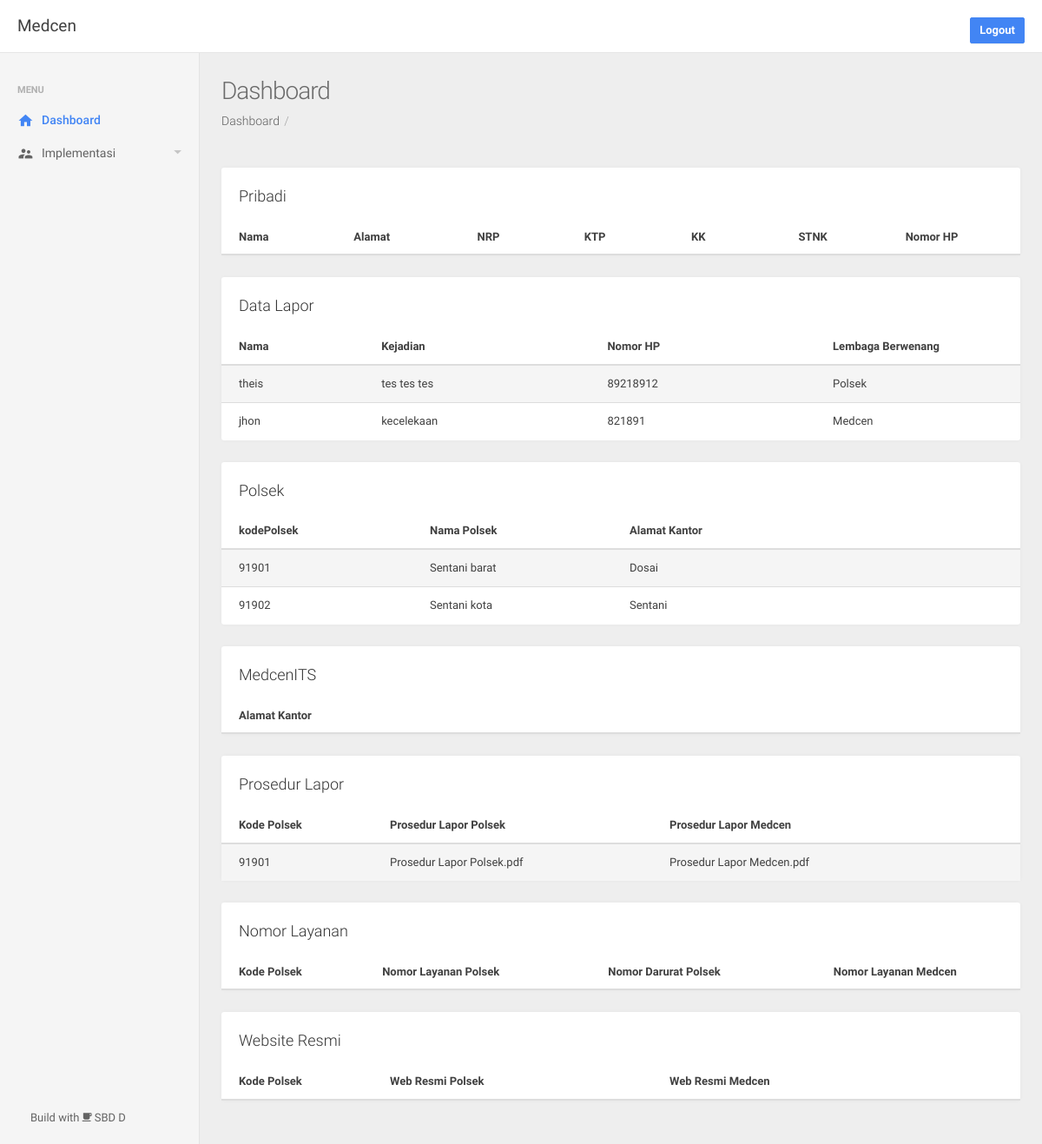
The page /dashboard (signed in) on the database its author committed.
### app/models.py (models this page shows)
class User(db.Model, UserMixin):
    id = db.Column(db.Integer, primary_key=True)
    username = db.Column(db.String(30), nullable=False)
    password = db.Column(db.Text, nullable=False)

class DataLapor(db.Model):
    id = db.Column(db.Integer, primary_key=True, unique=True)
    nama = db.Column(db.String(100))
    kejadian = db.Column(db.Text)
    nomorHP = db.Column(db.Integer)
    lembagaBerwenang = db.Column(db.String(50))

class Polsek(db.Model):
    kodePolsek = db.Column(db.Integer, primary_key=True)
    namaPolsek = db.Column(db.String(100))
    alamatKantor = db.Column(db.String(100))

class ProsedurLaporPolsek(db.Model):
    kodePolsek = db.Column(db.Integer, primary_key=True)
    ProsedurLaporPolsek = db.Column(db.Text, nullable=True)

class ProsedurLaporMedcen(db.Model):
    kodePolsek = db.Column(db.Integer, primary_key=True)
    ProsedurLaporMedcen = db.Column(db.Text, nullable=True)

### app/routes.py (the view)
@app.route('/dashboard')
@login_required
def home():
    return render_template('index.html', title='Dashboard', menu='dashboard',
    data=Pribadi.query.all(), data2=Polsek.query.all(), data3=Medcen.query.all(), data4a=ProsedurLaporPolsek.query.all(),
    data4b=ProsedurLaporMedcen.query.all(), data5=NomorLayanan.query.all(), data6=WebsiteResmi.query.all(), data7=DataLapor.query.all())

### app/models.py (called while the page is built)
@login_manager.user_loader
def load_user(user_id):
    return User.query.get(int(user_id))

### app/templates/index.html (shortened to what this page needs)
{% extends 'layout.html' %}
{% block content %}
{% include 'snippets/pribadi.html' %}
{% include 'snippets/lapor.html' %}
{% include 'snippets/polsek.html' %}
{% include 'snippets/medcen.html' %}
{% include 'snippets/prosedur.html' %}
{% include 'snippets/layanan.html' %}
{% include 'snippets/webresmi.html' %}
{% endblock content %}

### app/templates/snippets/topbar.html
<nav class="navbar navbar-default navbar-fixed-top be-top-header">
  <div class="container-fluid">
    <div class="be-right-navbar">
      <div class="page-title"><span>{{current_user.username|capitalize}}</span></div>
      <ul class="nav navbar-nav navbar-right be-user-nav">
        <br>
        {% if current_user.is_authenticated %}
          <a href="{{ url_for ('logout') }}" class="btn btn-primary">
            Logout
          </a>
        {% endif %}
      </ul>
    </div>
  </div>
</nav>

### app/templates/snippets/lapor.html
<div class="row">
    <div class="col-sm-12">
        <div class="panel panel-default panel-table">
            <div class="panel-heading">Data Lapor&nbsp;&nbsp;&nbsp;
            </div>
            <div class="panel-body">
                <table class="table table-striped table-hover">
                    <thead>
                        <tr>
                          <th style="width:20%;">Nama</th>
                          <th style="width:30%;">Kejadian</th>
                          <th style="width:30%;">Nomor HP</th>
                          <th style="width:30%;">Lembaga Berwenang</th>
                          <th></th>
                          <th></th>
                        </tr>
                    </thead>
                    <tbody>
                        {% for row in data7 %}
                          <tr>
                            <td>{{row.nama}}</td>
                            <td>{{row.kejadian}}</td>
                            <td>{{row.nomorHP}}</td>
                            <td>{{row.lembagaBerwenang}}</td>
                            <td></td>
                            <td></td>
                          </tr>
                        {% endfor %}
                    </tbody>
                </table>
            </div>
        </div>
    </div>
  </div>

### app/templates/snippets/polsek.html
<div class="row">
    <div class="col-sm-12">
        <div class="panel panel-default panel-table">
            <div class="panel-heading">Polsek&nbsp;&nbsp;&nbsp;
            </div>
            <div class="panel-body">
                <table class="table table-striped table-hover">
                    <thead>
                        <tr>
                            <th style="width:25%;">kodePolsek</th>
                            <th style="width:25%;">Nama Polsek</th>
                            <th style="width:25%;">Alamat Kantor</th>
                            <th></th>
                            <th></th>
                        </tr>
                    </thead>
                    <tbody>
                        {% for row in data2 %}
                          <tr>
                              <td>{{row.kodePolsek}}</td>
                              <td>{{row.namaPolsek}}</td>
                              <td>{{row.alamatKantor}}</td>
                              <td></td>
                              <td></td>
                          </tr>
                        {% endfor %}
                    </tbody>
                </table>
            </div>
        </div>
    </div>
  </div>

### app/templates/snippets/prosedur.html
<div class="row">
    <div class="col-sm-12">
        <div class="panel panel-default panel-table">
            <div class="panel-heading">Prosedur Lapor&nbsp;&nbsp;&nbsp;
            </div>
            <div class="panel-body">
                <table class="table table-striped table-hover">
                    <thead>
                        <tr>
                          <th style="width:20%;">Kode Polsek</th>
                          <th style="width:35%;">Prosedur Lapor Polsek</th>
                          <th style="width:35%;">Prosedur Lapor Medcen</th>
                          <th></th>
                          <th></th>
                        </tr>
                    </thead>
                    <tbody>
                        <tr>
                            {% for row in data4a %}
                            <td>{{row.kodePolsek}}</td>
                            <td>{{row.ProsedurLaporPolsek}}</td>
                            {% endfor %}
                            {% for row in data4b %}
                            <td>{{row.ProsedurLaporMedcen}}</td>
                            {% endfor %}
                            <td></td>
                            <td></td>
                          </tr>
                    </tbody>
                </table>
            </div>
        </div>
    </div>
</div>

### rows shown on the page
User: username "Medcen"
DataLapor: nama "theis", kejadian "tes tes tes", nomorHP "89218912", lembagaBerwenang "Polsek"
DataLapor: nama "jhon", kejadian "kecelekaan", nomorHP "821891", lembagaBerwenang "Medcen"
Polsek: kodePolsek "91901", namaPolsek "Sentani barat", alamatKantor "Dosai"
Polsek: kodePolsek "91902", namaPolsek "Sentani kota", alamatKantor "Sentani"
ProsedurLaporPolsek: kodePolsek "91901", ProsedurLaporPolsek "Prosedur Lapor Polsek.pdf"
ProsedurLaporMedcen: ProsedurLaporMedcen "Prosedur Lapor Medcen.pdf"

### other values the page prints
{{ title }} "Dashboard"
